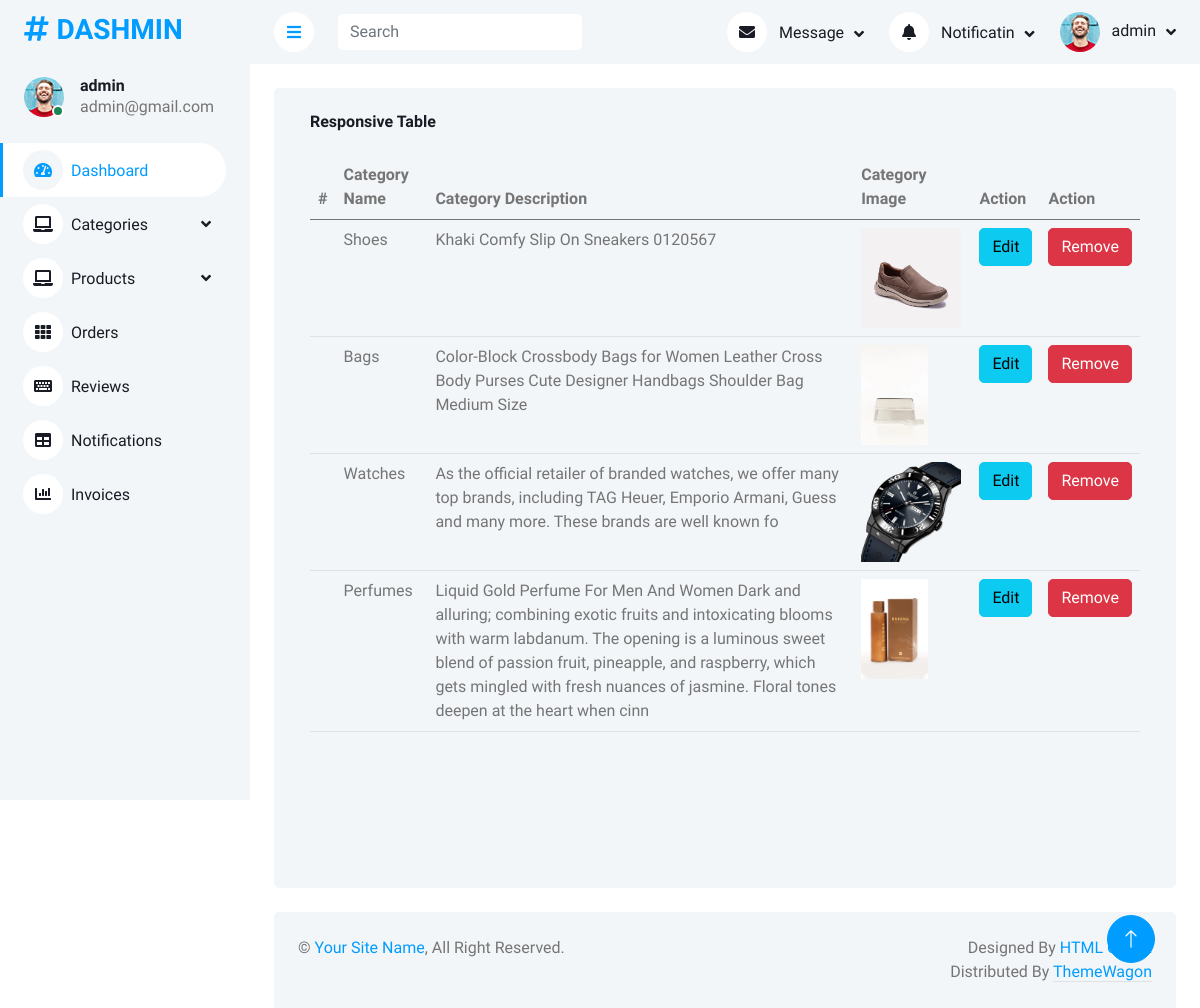
The app's page /adminPanel/viewCategory.php (signed in) with its own data.
### tables this page shows
CREATE TABLE `categories` (
  `id` int(11) NOT NULL,
  `name` varchar(200) NOT NULL,
  `description` varchar(300) NOT NULL,
  `image` varchar(200) NOT NULL
);

### adminPanel/viewCategory.php (the view)
<?php
include("php/query.php");
include("components/header.php");
?>
    <div class="container-fluid pt-4 px-4">
                <div class="row vh-100 bg-light rounded  mx-0">
                <div class="col-12">
                        <div class="bg-light rounded h-100 p-4">
                            <h6 class="mb-4">Responsive Table</h6>
                            <div class="table-responsive">
                                <table class="table">
                                    <thead>
                                        <tr>
                                            <th scope="col">#</th>
                                            <th scope="col">Category Name</th>
                                            <th scope="col">Category Description</th>
                                            <th scope="col">Category Image</th>
                                            <th scope="col">Action</th>
                                            <th scope="col">Action</th>
                                        </tr>
                                    </thead>
                                    <tbody>
                                        <?php
                                        $query = $pdo->query("select * from categories");
                                        $allCategories = $query->fetchAll(PDO::FETCH_ASSOC);
                                        foreach($allCategories as $category){
                                        ?>
                                        <tr>
                                            <th scope="row"></th>
                                            <td><?php echo $category['name']?></td>
                                            <td><?php echo $category['description']?></td>
                                            <td><img height="100px" src="images/<?php echo $category['image']?>" alt=""></td>
                                            <td><a href="editCategory.php?cId=<?php echo $category['id']?>" class="btn btn-info">Edit</a></td>
                                            <td><a href="?categoryId=<?php echo $category['id']?>" class="btn btn-danger">Remove</a></td>
                                        </tr>
                                        <?php
                                        }
                                        ?>
                                    </tbody>
                                </table>
                            </div>
                        </div>
                    </div>
                </div>
            </div>
<?php
include("components/footer.php");
?>

### adminPanel/css/style.css (style rules this page uses)
:root { --primary: #009CFF; --light: #F3F6F9; --dark: #191C24; }
.btn { transition: .5s; }

### records on screen
categories: name "Shoes", description "Khaki Comfy Slip On Sneakers 0120567", image (picture)
categories: name "Bags", description "Color-Block Crossbody Bags for Women Leather Cross Body Purses Cute Designer Handbags Shoulder Bag Medium Size", image (picture)
categories: name "Watches", description "As the official retailer of branded watches, we offer many top brands, including TAG Heuer, Emporio Armani, Guess and many more. These brands are well known fo", image (picture)
categories: name "Perfumes", description "Liquid Gold Perfume For Men And Women Dark and alluring; combining exotic fruits and intoxicating blooms with warm labdanum. The opening is a luminous sweet blend of passion fruit, pineapple, and raspberry, which gets mingled with fresh nuances of jasmine. Floral tones deepen at the heart when cinn", image (picture)

### other values on screen
$_SESSION['adminName'] "admin"
$_SESSION['adminEmail'] "admin@gmail.com"
